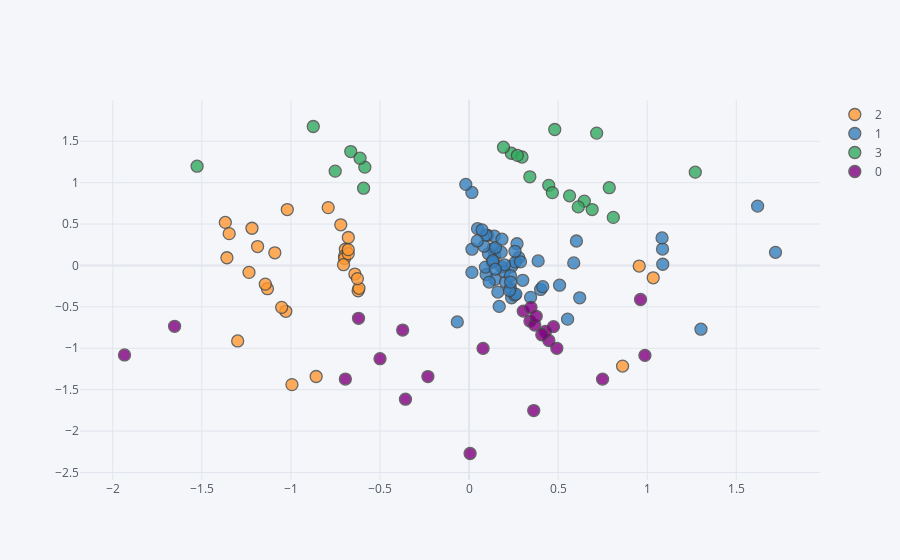

Notebook source saved alongside this figure:
### Code cell
Xm.iplot(kind = "scatter", mode = "markers", x="d1", y = "d2", categories="cl")
